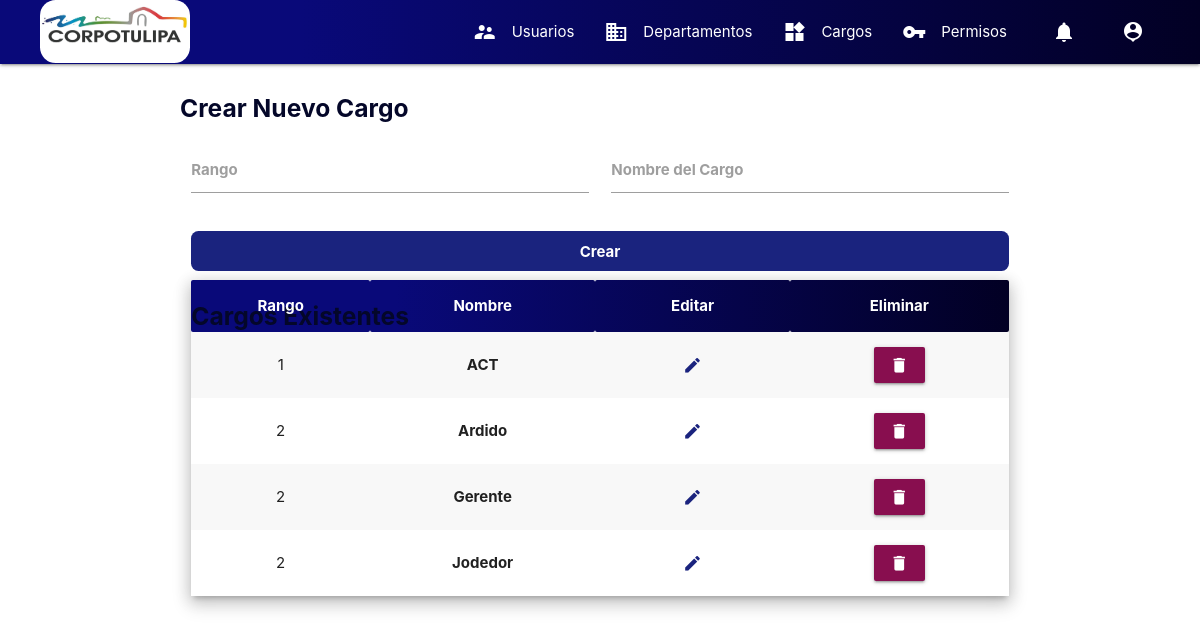
The page /frontend/cargos (signed in) on the database as committed earlier.
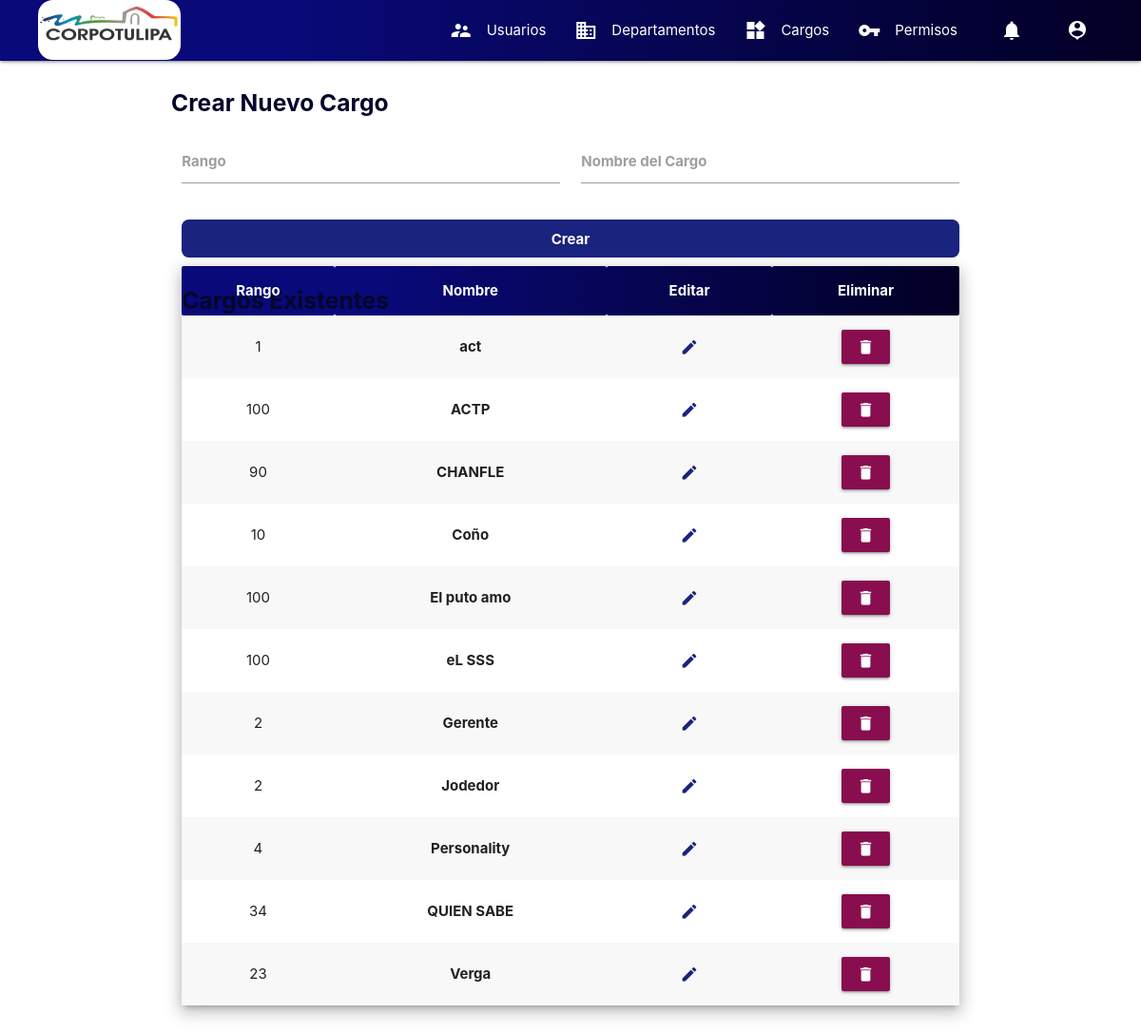
The same page on the database as committed later.
### tables this page shows
CREATE TABLE `cargo` (
  `cargo_id` int(11) NOT NULL,
  `cargo` varchar(255) NOT NULL,
  `rango` int(11) NOT NULL
);

### Router.php (called while the page is built, shortened)
<?php
class Router{
    public $uri;
    public $controller;
    public function setUri(){
        $this->uri = explode('/', $_SERVER['REQUEST_URI']);
    }
    public function setController(){
        $this->controller = $this->uri[2] === '' ? 'Home' : $this->uri[2];
    }
    public function getController(){
        return $this->controller;
    }
}

### controllers/controller.php (called while the page is built, shortened)
<?php
class ControllersSuperuser{
    public function cargos($router){
        include('backend/bd.php');
        $sql="SELECT * FROM cargo ORDER BY cargo ASC";
        $proceso=$bd->query($sql);
        return include("frontend/superuser/crear_cargos.php");
    }
}

### frontend/superuser/crear_cargos.php (the view, shortened to what this page needs)
<?php
include("frontend/modularizacion/encabezado_html.php");
include("frontend/modularizacion/menu.php");
?>
<div class="container section">
    <div class="row">
        <form id="form">
            <h5 class="title">Crear Nuevo Cargo</h5>
            <div class="col s12 m6 input-field">
                <input type="number" name="rango" id="rango">
                <label for="rango">Rango</label>
            </div>
            <div class="col s12 m6 input-field">
                <input type="text" name="nombre" id="nombre">
                <label for="nombre">Nombre del Cargo</label>
            </div>
            <div class="col s12 input-field">
                <button type="submit" id="btn-submit" class="btn-entrar">Crear</button>
            </div>
        </form>
        <div class="col s12">
            <h5 class="title title-table">Cargos Existentes</h5>
            <table id="tabla" class="striped responsive-table z-depth-3 centered">
                <thead class="table-head">
                    <th>Rango</th>
                    <th>Nombre</th>
                    <th>Editar</th>
                    <th>Eliminar</th>
                </thead>
                <tbody>
                    <?php
                    while ($data = $proceso->fetch_assoc()) {
                    ?>
                        <tr>
                            <td><?php echo $data["rango"] ?></td>
                            <td><b><?php echo $data["cargo"] ?></b></td>
                            <td><a href="editar_cargo/<?php echo $data["cargo_id"]; ?>" class="btn btn-flat indigo-text text-darken-4" style="font-weight: bold;">
                                    <i class="material-icons">edit</i></a></td>
                            <td><button type="button" class="btn pink darken-4 waves-effect waves-light" onclick="eliminar(<?php echo $data['cargo_id'] ?>)">
                                    <i class="material-icons">delete</i></button></td>
                        </tr>
                    <?php } ?>
                </tbody>
            </table>
        </div>
    </div>
</div>
<?php
include("frontend/modularizacion/cierre_html.php");
?>

### index.php (shortened to what this page needs)
<?php
require 'Router.php';
require 'controllers/controller.php';
$router = new Router();
$controlsuper = new ControllersSuperuser();
switch ($router->getController()) {
    case 'cargos':
        if (isset($_SESSION['id'])) {
            if ($_SESSION['permisos'] == "super") {
                if ($_SERVER['REQUEST_METHOD'] == 'GET') {
                    $controlsuper->cargos($router);
                } else if ($_SERVER['REQUEST_METHOD'] == 'POST')
                    include("backend/crear_cargos_back.php");
            } else
                header("Location: 404");
        } else
            header("Location: login");
        break;
}

### frontend/modularizacion/encabezado_html.php (shortened to what this page needs)
<!DOCTYPE html>
<html lang="es">
<head>
    <link rel="stylesheet" href="frontend/css/materialize.min.css">
    <link rel="stylesheet" href="frontend/css/style.css">
    <link rel="stylesheet" href="frontend/css/datatables.min.css">
</head>
<body>

### frontend/modularizacion/menu.php (shortened to what this page needs)
<div class="navbar-fixed">
<nav>
    <div class="nav-wrapper navcolor fixed">
        <div class="contenedor-nav">
            <a href="login" class="brand-logo"><img src="frontend/img/resources/logo.jpg" class="img-logo" alt=""></a>
            <ul class="right hide-on-med-and-down">
                <?php
                if ($_SESSION["permisos"] == "super") {
                ?>
                    <li><a href="generar_usuario"><i class="material-icons left">supervisor_account</i>Usuarios</a></li>
                    <li><a href="departamentos"><i class="material-icons left">domain</i>Departamentos</a></li>
                    <li><a href="cargos"><i class="material-icons left">widgets</i>Cargos</a></li>
                    <li><a href="permisos"><i class="material-icons left">vpn_key</i>Permisos</a></li>
                <?php
                }
                ?>
                <li><a id="campana" ><i class="material-icons right">notifications</i><span style="font-weight: bold;" id="no-leidas"></span></a></li>
                <li><a class="dropdown-trigger" href="#!" data-target="drop_perfil"><?php echo $_SESSION["nombre"] ?><i class="material-icons right">person_pin</i></a></li>
            </ul>
        </div>
    </div>
</nav>
</div>

### frontend/modularizacion/cierre_html.php (shortened to what this page needs)
</body>
</html>

### frontend/css/style.css (style rules this page uses)
* { margin: 0; padding: 0; }
.navcolor { background: linear-gradient(90deg, rgba(9,9,121,1) 25%, rgba(2,0,36,1) 100%); }
.table-head { background: linear-gradient(90deg, rgba(9,9,121,1) 25%, rgba(2,0,36,1) 100%); color: white; }
.btn-entrar { width: 100%; height: 40px; border: transparent; border-radius: .5em; color: white; font-weight: bold; cursor: pointer; background-color: #1a237e; }
.contenedor-nav { margin: 0 40px; }
.img-logo { width: 150px; height: 63px; border-radius: .5em; }
.title { color: #040729; font-weight: bold; }
.title-table { margin-bottom: -50px; }
#form>.input-field>label { font-weight: bold; }

Rows that differ between the two databases and show on the page:
removed cargo: rango "2", cargo "Ardido"
changed cargo: cargo "ACT" → "act"
added cargo: rango "100", cargo "ACTP"
added cargo: rango "90", cargo "CHANFLE"
added cargo: rango "10", cargo "Coño"
added cargo: rango "100", cargo "El puto amo"
added cargo: rango "100", cargo "eL SSS"
added cargo: rango "4", cargo "Personality"
added cargo: rango "34", cargo "QUIEN SABE"
added cargo: rango "23", cargo "Verga"
